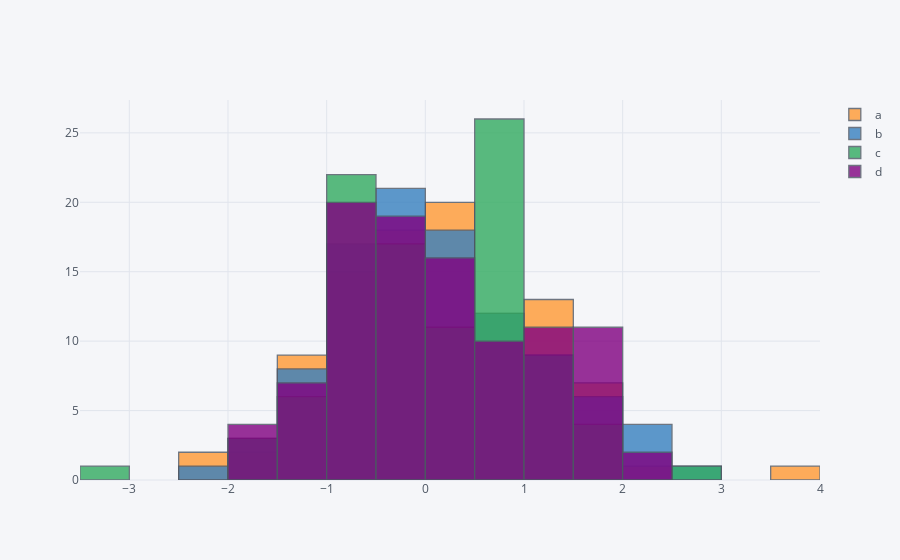

The notebook cell saved with this chart:
### Code cell
df.iplot(kind = 'hist') # we will get the dataframe with all the colomn values overlaping
